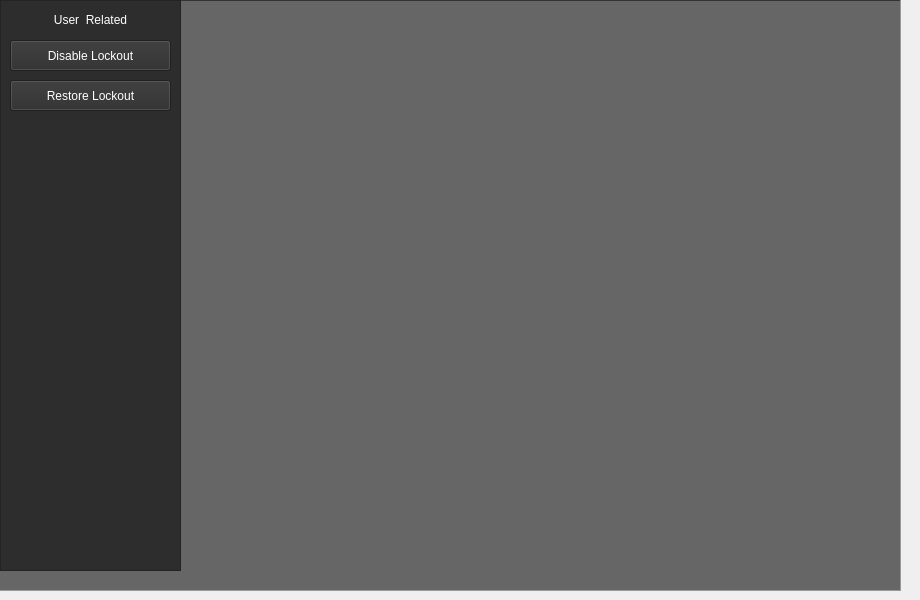
    <widget class="QWidget" name="tab_2">
     <attribute name="title">
      <string>Tweaks</string>
     </attribute>
     <widget class="QFrame" name="frame_6">
      <property name="enabled">
       <bool>true</bool>
      </property>
      <property name="geometry">
       <rect>
        <x>-10</x>
        <y>0</y>
        <width>911</width>
        <height>591</height>
       </rect>
      </property>
      <property name="palette">
       <palette>
        <active>
         <colorrole role="WindowText">
          <brush brushstyle="SolidPattern">
           <color alpha="255">
            <red>255</red>
            <green>255</green>
            <blue>255</blue>
           </color>
          </brush>
         </colorrole>
         <colorrole role="Button">
          <brush brushstyle="SolidPattern">
           <color alpha="255">
            <red>102</red>
            <green>102</green>
            <blue>102</blue>
           </color>
          </brush>
         </colorrole>
         <colorrole role="Light">
          <brush brushstyle="SolidPattern">
           <color alpha="255">
            <red>153</red>
            <green>153</green>
            <blue>153</blue>
           </color>
          </brush>
         </colorrole>
         <colorrole role="Midlight">
          <brush brushstyle="SolidPattern">
           <color alpha="255">
            <red>127</red>
            <green>127</green>
            <blue>127</blue>
           </color>
          </brush>
         </colorrole>
         <colorrole role="Dark">
          <brush brushstyle="SolidPattern">
           <color alpha="255">
            <red>51</red>
            <green>51</green>
            <blue>51</blue>
           </color>
          </brush>
         </colorrole>
         <colorrole role="Mid">
          <brush brushstyle="SolidPattern">
           <color alpha="255">
            <red>68</red>
            <green>68</green>
            <blue>68</blue>
           </color>
          </brush>
         </colorrole>
         <colorrole role="Text">
          <brush brushstyle="SolidPattern">
           <color alpha="255">
            <red>255</red>
            <green>255</green>
            <blue>255</blue>
           </color>
          </brush>
         </colorrole>
         <colorrole role="BrightText">
          <brush brushstyle="SolidPattern">
           <color alpha="255">
            <red>255</red>
            <green>255</green>
            <blue>255</blue>
           </color>
          </brush>
         </colorrole>
         <colorrole role="ButtonText">
          <brush brushstyle="SolidPattern">
           <color alpha="255">
            <red>255</red>
            <green>255</green>
            <blue>255</blue>
           </color>
          </brush>
         </colorrole>
         <colorrole role="Base">
          <brush brushstyle="SolidPattern">
           <color alpha="255">
            <red>0</red>
            <green>0</green>
            <blue>0</blue>
           </color>
          </brush>
         </colorrole>
         <colorrole role="Window">
          <brush brushstyle="SolidPattern">
           <color alpha="255">
            <red>102</red>
            <green>102</green>
            <blue>102</blue>
           </color>
          </brush>
         </colorrole>
         <colorrole role="Shadow">
          <brush brushstyle="SolidPattern">
           <color alpha="255">
            <red>0</red>
            <green>0</green>
            <blue>0</blue>
           </color>
          </brush>
         </colorrole>
         <colorrole role="AlternateBase">
          <brush brushstyle="SolidPattern">
           <color alpha="255">
            <red>51</red>
            <green>51</green>
            <blue>51</blue>
           </color>
          </brush>
         </colorrole>
         <colorrole role="ToolTipBase">
          <brush brushstyle="SolidPattern">
           <color alpha="255">
            <red>255</red>
            <green>255</green>
            <blue>220</blue>
           </color>
          </brush>
         </colorrole>
         <colorrole role="ToolTipText">
          <brush brushstyle="SolidPattern">
           <color alpha="255">
            <red>0</red>
            <green>0</green>
            <blue>0</blue>
           </color>
          </brush>
         </colorrole>
         <colorrole role="PlaceholderText">
          <brush brushstyle="SolidPattern">
           <color alpha="127">
            <red>255</red>
            <green>255</green>
            <blue>255</blue>
           </color>
          </brush>
         </colorrole>
         <colorrole role="Accent">
          <brush brushstyle="SolidPattern">
           <color alpha="255">
            <red>0</red>
            <green>0</green>
            <blue>0</blue>
           </color>
          </brush>
         </colorrole>
        </active>
        <inactive>
         <colorrole role="WindowText">
          <brush brushstyle="SolidPattern">
           <color alpha="255">
            <red>255</red>
            <green>255</green>
            <blue>255</blue>
           </color>
          </brush>
         </colorrole>
         <colorrole role="Button">
          <brush brushstyle="SolidPattern">
           <color alpha="255">
            <red>102</red>
            <green>102</green>
            <blue>102</blue>
           </color>
          </brush>
         </colorrole>
         <colorrole role="Light">
          <brush brushstyle="SolidPattern">
           <color alpha="255">
            <red>153</red>
            <green>153</green>
            <blue>153</blue>
           </color>
          </brush>
         </colorrole>
         <colorrole role="Midlight">
          <brush brushstyle="SolidPattern">
           <color alpha="255">
            <red>127</red>
            <green>127</green>
            <blue>127</blue>
           </color>
          </brush>
         </colorrole>
         <colorrole role="Dark">
          <brush brushstyle="SolidPattern">
           <color alpha="255">
            <red>51</red>
            <green>51</green>
            <blue>51</blue>
           </color>
          </brush>
         </colorrole>
         <colorrole role="Mid">
          <brush brushstyle="SolidPattern">
           <color alpha="255">
            <red>68</red>
            <green>68</green>
            <blue>68</blue>
           </color>
          </brush>
         </colorrole>
         <colorrole role="Text">
          <brush brushstyle="SolidPattern">
           <color alpha="255">
            <red>255</red>
            <green>255</green>
            <blue>255</blue>
           </color>
          </brush>
         </colorrole>
         <colorrole role="BrightText">
          <brush brushstyle="SolidPattern">
           <color alpha="255">
            <red>255</red>
            <green>255</green>
            <blue>255</blue>
           </color>
          </brush>
         </colorrole>
         <colorrole role="ButtonText">
          <brush brushstyle="SolidPattern">
           <color alpha="255">
            <red>255</red>
            <green>255</green>
            <blue>255</blue>
           </color>
          </brush>
         </colorrole>
         <colorrole role="Base">
          <brush brushstyle="SolidPattern">
           <color alpha="255">
            <red>0</red>
            <green>0</green>
            <blue>0</blue>
           </color>
          </brush>
         </colorrole>
         <colorrole role="Window">
          <brush brushstyle="SolidPattern">
           <color alpha="255">
            <red>102</red>
            <green>102</green>
            <blue>102</blue>
           </color>
          </brush>
         </colorrole>
         <colorrole role="Shadow">
          <brush brushstyle="SolidPattern">
           <color alpha="255">
            <red>0</red>
            <green>0</green>
            <blue>0</blue>
           </color>
          </brush>
         </colorrole>
         <colorrole role="AlternateBase">
          <brush brushstyle="SolidPattern">
           <color alpha="255">
            <red>51</red>
            <green>51</green>
            <blue>51</blue>
           </color>
          </brush>
         </colorrole>
         <colorrole role="ToolTipBase">
          <brush brushstyle="SolidPattern">
           <color alpha="255">
            <red>255</red>
            <green>255</green>
            <blue>220</blue>
           </color>
          </brush>
         </colorrole>
         <colorrole role="ToolTipText">
          <brush brushstyle="SolidPattern">
           <color alpha="255">
            <red>0</red>
            <green>0</green>
            <blue>0</blue>
           </color>
          </brush>
         </colorrole>
         <colorrole role="PlaceholderText">
          <brush brushstyle="SolidPattern">
           <color alpha="127">
            <red>255</red>
            <green>255</green>
            <blue>255</blue>
           </color>
          </brush>
         </colorrole>
         <colorrole role="Accent">
          <brush brushstyle="SolidPattern">
           <color alpha="255">
            <red>0</red>
            <green>0</green>
            <blue>0</blue>
           </color>
          </brush>
         </colorrole>
        </inactive>
        <disabled>
         <colorrole role="WindowText">
          <brush brushstyle="SolidPattern">
           <color alpha="255">
            <red>51</red>
            <green>51</green>
            <blue>51</blue>
           </color>
          </brush>
         </colorrole>
         <colorrole role="Button">
          <brush brushstyle="SolidPattern">
           <color alpha="255">
            <red>102</red>
            <green>102</green>
            <blue>102</blue>
           </color>
          </brush>
         </colorrole>
         <colorrole role="Light">
          <brush brushstyle="SolidPattern">
           <color alpha="255">
            <red>153</red>
            <green>153</green>
            <blue>153</blue>
           </color>
          </brush>
         </colorrole>
         <colorrole role="Midlight">
          <brush brushstyle="SolidPattern">
           <color alpha="255">
            <red>127</red>
            <green>127</green>
            <blue>127</blue>
           </color>
          </brush>
         </colorrole>
         <colorrole role="Dark">
          <brush brushstyle="SolidPattern">
           <color alpha="255">
            <red>51</red>
            <green>51</green>
            <blue>51</blue>
           </color>
          </brush>
         </colorrole>
         <colorrole role="Mid">
          <brush brushstyle="SolidPattern">
           <color alpha="255">
            <red>68</red>
            <green>68</green>
            <blue>68</blue>
           </color>
          </brush>
         </colorrole>
         <colorrole role="Text">
          <brush brushstyle="SolidPattern">
           <color alpha="255">
            <red>51</red>
            <green>51</green>
            <blue>51</blue>
           </color>
          </brush>
         </colorrole>
         <colorrole role="BrightText">
          <brush brushstyle="SolidPattern">
           <color alpha="255">
            <red>255</red>
            <green>255</green>
            <blue>255</blue>
           </color>
          </brush>
         </colorrole>
         <colorrole role="ButtonText">
          <brush brushstyle="SolidPattern">
           <color alpha="255">
            <red>51</red>
            <green>51</green>
            <blue>51</blue>
           </color>
          </brush>
         </colorrole>
         <colorrole role="Base">
          <brush brushstyle="SolidPattern">
           <color alpha="255">
            <red>102</red>
            <green>102</green>
            <blue>102</blue>
           </color>
          </brush>
         </colorrole>
         <colorrole role="Window">
          <brush brushstyle="SolidPattern">
           <color alpha="255">
            <red>102</red>
            <green>102</green>
            <blue>102</blue>
           </color>
          </brush>
         </colorrole>
         <colorrole role="Shadow">
          <brush brushstyle="SolidPattern">
           <color alpha="255">
            <red>0</red>
            <green>0</green>
            <blue>0</blue>
           </color>
          </brush>
         </colorrole>
         <colorrole role="AlternateBase">
          <brush brushstyle="SolidPattern">
           <color alpha="255">
            <red>102</red>
            <green>102</green>
            <blue>102</blue>
           </color>
          </brush>
         </colorrole>
         <colorrole role="ToolTipBase">
          <brush brushstyle="SolidPattern">
           <color alpha="255">
            <red>255</red>
            <green>255</green>
            <blue>220</blue>
           </color>
          </brush>
         </colorrole>
         <colorrole role="ToolTipText">
          <brush brushstyle="SolidPattern">
           <color alpha="255">
            <red>0</red>
            <green>0</green>
            <blue>0</blue>
           </color>
          </brush>
         </colorrole>
         <colorrole role="PlaceholderText">
          <brush brushstyle="SolidPattern">
           <color alpha="127">
            <red>51</red>
            <green>51</green>
            <blue>51</blue>
           </color>
          </brush>
         </colorrole>
         <colorrole role="Accent">
          <brush brushstyle="SolidPattern">
           <color alpha="255">
            <red>72</red>
            <green>72</green>
            <blue>72</blue>
           </color>
          </brush>
         </colorrole>
        </disabled>
       </palette>
      </property>
      <property name="mouseTracking">
       <bool>false</bool>
      </property>
      <property name="acceptDrops">
       <bool>true</bool>
      </property>
      <property name="autoFillBackground">
       <bool>true</bool>
      </property>
      <property name="frameShape">
       <enum>QFrame::Shape::Panel</enum>
      </property>
      <property name="frameShadow">
       <enum>QFrame::Shadow::Sunken</enum>
      </property>
      <widget class="QFrame" name="frame">
       <property name="geometry">
        <rect>
         <x>10</x>
         <y>0</y>
         <width>181</width>
         <height>571</height>
        </rect>
       </property>
       <property name="palette">
        <palette>
         <active>
          <colorrole role="WindowText">
           <brush brushstyle="SolidPattern">
            <color alpha="255">
             <red>255</red>
             <green>255</green>
             <blue>255</blue>
            </color>
           </brush>
          </colorrole>
          <colorrole role="Button">
           <brush brushstyle="SolidPattern">
            <color alpha="255">
             <red>45</red>
             <green>45</green>
             <blue>45</blue>
            </color>
           </brush>
          </colorrole>
          <colorrole role="Light">
           <brush brushstyle="SolidPattern">
            <color alpha="255">
             <red>67</red>
             <green>67</green>
             <blue>67</blue>
            </color>
           </brush>
          </colorrole>
          <colorrole role="Midlight">
           <brush brushstyle="SolidPattern">
            <color alpha="255">
             <red>56</red>
             <green>56</green>
             <blue>56</blue>
            </color>
           </brush>
          </colorrole>
          <colorrole role="Dark">
           <brush brushstyle="SolidPattern">
            <color alpha="255">
             <red>22</red>
             <green>22</green>
             <blue>22</blue>
            </color>
           </brush>
          </colorrole>
          <colorrole role="Mid">
           <brush brushstyle="SolidPattern">
            <color alpha="255">
             <red>30</red>
             <green>30</green>
             <blue>30</blue>
            </color>
           </brush>
          </colorrole>
          <colorrole role="Text">
           <brush brushstyle="SolidPattern">
            <color alpha="255">
             <red>255</red>
             <green>255</green>
             <blue>255</blue>
            </color>
           </brush>
          </colorrole>
          <colorrole role="BrightText">
           <brush brushstyle="SolidPattern">
            <color alpha="255">
             <red>255</red>
             <green>255</green>
             <blue>255</blue>
            </color>
           </brush>
          </colorrole>
          <colorrole role="ButtonText">
           <brush brushstyle="SolidPattern">
            <color alpha="255">
             <red>255</red>
             <green>255</green>
             <blue>255</blue>
            </color>
           </brush>
          </colorrole>
          <colorrole role="Base">
           <brush brushstyle="SolidPattern">
            <color alpha="255">
             <red>0</red>
             <green>0</green>
             <blue>0</blue>
            </color>
           </brush>
          </colorrole>
          <colorrole role="Window">
           <brush brushstyle="SolidPattern">
            <color alpha="255">
             <red>45</red>
             <green>45</green>
             <blue>45</blue>
            </color>
           </brush>
          </colorrole>
          <colorrole role="Shadow">
           <brush brushstyle="SolidPattern">
            <color alpha="255">
             <red>0</red>
             <green>0</green>
             <blue>0</blue>
            </color>
           </brush>
          </colorrole>
          <colorrole role="AlternateBase">
           <brush brushstyle="SolidPattern">
            <color alpha="255">
             <red>22</red>
             <green>22</green>
             <blue>22</blue>
            </color>
           </brush>
          </colorrole>
          <colorrole role="ToolTipBase">
           <brush brushstyle="SolidPattern">
            <color alpha="255">
             <red>255</red>
             <green>255</green>
             <blue>220</blue>
            </color>
           </brush>
          </colorrole>
          <colorrole role="ToolTipText">
           <brush brushstyle="SolidPattern">
            <color alpha="255">
             <red>0</red>
             <green>0</green>
             <blue>0</blue>
            </color>
           </brush>
          </colorrole>
          <colorrole role="PlaceholderText">
           <brush brushstyle="SolidPattern">
            <color alpha="127">
             <red>255</red>
             <green>255</green>
             <blue>255</blue>
            </color>
           </brush>
          </colorrole>
          <colorrole role="Accent">
           <brush brushstyle="SolidPattern">
            <color alpha="255">
             <red>0</red>
             <green>0</green>
             <blue>0</blue>
            </color>
           </brush>
          </colorrole>
         </active>
         <inactive>
          <colorrole role="WindowText">
           <brush brushstyle="SolidPattern">
            <color alpha="255">
             <red>255</red>
             <green>255</green>
             <blue>255</blue>
            </color>
           </brush>
          </colorrole>
          <colorrole role="Button">
           <brush brushstyle="SolidPattern">
            <color alpha="255">
             <red>45</red>
             <green>45</green>
             <blue>45</blue>
            </color>
           </brush>
          </colorrole>
          <colorrole role="Light">
           <brush brushstyle="SolidPattern">
            <color alpha="255">
             <red>67</red>
             <green>67</green>
             <blue>67</blue>
            </color>
           </brush>
          </colorrole>
          <colorrole role="Midlight">
           <brush brushstyle="SolidPattern">
            <color alpha="255">
             <red>56</red>
             <green>56</green>
             <blue>56</blue>
            </color>
           </brush>
          </colorrole>
          <colorrole role="Dark">
           <brush brushstyle="SolidPattern">
            <color alpha="255">
             <red>22</red>
             <green>22</green>
             <blue>22</blue>
            </color>
           </brush>
          </colorrole>
          <colorrole role="Mid">
           <brush brushstyle="SolidPattern">
            <color alpha="255">
             <red>30</red>
             <green>30</green>
             <blue>30</blue>
            </color>
           </brush>
          </colorrole>
          <colorrole role="Text">
           <brush brushstyle="SolidPattern">
            <color alpha="255">
             <red>255</red>
             <green>255</green>
             <blue>255</blue>
            </color>
           </brush>
          </colorrole>
          <colorrole role="BrightText">
           <brush brushstyle="SolidPattern">
            <color alpha="255">
             <red>255</red>
             <green>255</green>
             <blue>255</blue>
            </color>
           </brush>
          </colorrole>
          <colorrole role="ButtonText">
           <brush brushstyle="SolidPattern">
            <color alpha="255">
             <red>255</red>
             <green>255</green>
             <blue>255</blue>
            </color>
           </brush>
          </colorrole>
          <colorrole role="Base">
           <brush brushstyle="SolidPattern">
            <color alpha="255">
             <red>0</red>
             <green>0</green>
             <blue>0</blue>
            </color>
           </brush>
          </colorrole>
          <colorrole role="Window">
           <brush brushstyle="SolidPattern">
            <color alpha="255">
             <red>45</red>
             <green>45</green>
             <blue>45</blue>
            </color>
           </brush>
          </colorrole>
          <colorrole role="Shadow">
           <brush brushstyle="SolidPattern">
            <color alpha="255">
             <red>0</red>
             <green>0</green>
             <blue>0</blue>
            </color>
           </brush>
          </colorrole>
          <colorrole role="AlternateBase">
           <brush brushstyle="SolidPattern">
            <color alpha="255">
             <red>22</red>
             <green>22</green>
             <blue>22</blue>
            </color>
           </brush>
          </colorrole>
          <colorrole role="ToolTipBase">
           <brush brushstyle="SolidPattern">
            <color alpha="255">
             <red>255</red>
             <green>255</green>
             <blue>220</blue>
            </color>
           </brush>
          </colorrole>
          <colorrole role="ToolTipText">
           <brush brushstyle="SolidPattern">
            <color alpha="255">
             <red>0</red>
             <green>0</green>
             <blue>0</blue>
            </color>
           </brush>
          </colorrole>
          <colorrole role="PlaceholderText">
           <brush brushstyle="SolidPattern">
            <color alpha="127">
             <red>255</red>
             <green>255</green>
             <blue>255</blue>
            </color>
           </brush>
          </colorrole>
          <colorrole role="Accent">
           <brush brushstyle="SolidPattern">
            <color alpha="255">
             <red>0</red>
             <green>0</green>
             <blue>0</blue>
            </color>
           </brush>
          </colorrole>
         </inactive>
         <disabled>
          <colorrole role="WindowText">
           <brush brushstyle="SolidPattern">
            <color alpha="255">
             <red>22</red>
             <green>22</green>
             <blue>22</blue>
            </color>
           </brush>
          </colorrole>
          <colorrole role="Button">
           <brush brushstyle="SolidPattern">
            <color alpha="255">
             <red>45</red>
             <green>45</green>
             <blue>45</blue>
            </color>
           </brush>
          </colorrole>
          <colorrole role="Light">
           <brush brushstyle="SolidPattern">
            <color alpha="255">
             <red>67</red>
             <green>67</green>
             <blue>67</blue>
            </color>
           </brush>
          </colorrole>
          <colorrole role="Midlight">
           <brush brushstyle="SolidPattern">
            <color alpha="255">
             <red>56</red>
             <green>56</green>
             <blue>56</blue>
            </color>
           </brush>
          </colorrole>
          <colorrole role="Dark">
           <brush brushstyle="SolidPattern">
            <color alpha="255">
             <red>22</red>
             <green>22</green>
             <blue>22</blue>
            </color>
           </brush>
          </colorrole>
          <colorrole role="Mid">
           <brush brushstyle="SolidPattern">
            <color alpha="255">
             <red>30</red>
             <green>30</green>
             <blue>30</blue>
            </color>
           </brush>
          </colorrole>
          <colorrole role="Text">
           <brush brushstyle="SolidPattern">
            <color alpha="255">
             <red>22</red>
             <green>22</green>
             <blue>22</blue>
            </color>
           </brush>
          </colorrole>
          <colorrole role="BrightText">
           <brush brushstyle="SolidPattern">
            <color alpha="255">
             <red>255</red>
             <green>255</green>
             <blue>255</blue>
            </color>
           </brush>
          </colorrole>
          <colorrole role="ButtonText">
           <brush brushstyle="SolidPattern">
            <color alpha="255">
             <red>22</red>
             <green>22</green>
             <blue>22</blue>
            </color>
           </brush>
          </colorrole>
          <colorrole role="Base">
           <brush brushstyle="SolidPattern">
            <color alpha="255">
             <red>45</red>
             <green>45</green>
             <blue>45</blue>
            </color>
           </brush>
          </colorrole>
          <colorrole role="Window">
           <brush brushstyle="SolidPattern">
            <color alpha="255">
             <red>45</red>
             <green>45</green>
             <blue>45</blue>
            </color>
           </brush>
          </colorrole>
          <colorrole role="Shadow">
           <brush brushstyle="SolidPattern">
            <color alpha="255">
             <red>0</red>
             <green>0</green>
             <blue>0</blue>
            </color>
           </brush>
          </colorrole>
          <colorrole role="AlternateBase">
           <brush brushstyle="SolidPattern">
            <color alpha="255">
             <red>45</red>
             <green>45</green>
             <blue>45</blue>
            </color>
           </brush>
          </colorrole>
          <colorrole role="ToolTipBase">
           <brush brushstyle="SolidPattern">
            <color alpha="255">
             <red>255</red>
             <green>255</green>
             <blue>220</blue>
            </color>
           </brush>
          </colorrole>
          <colorrole role="ToolTipText">
           <brush brushstyle="SolidPattern">
            <color alpha="255">
             <red>0</red>
             <green>0</green>
             <blue>0</blue>
            </color>
           </brush>
          </colorrole>
          <colorrole role="PlaceholderText">
           <brush brushstyle="SolidPattern">
            <color alpha="127">
             <red>22</red>
             <green>22</green>
             <blue>22</blue>
            </color>
           </brush>
          </colorrole>
          <colorrole role="Accent">
           <brush brushstyle="SolidPattern">
            <color alpha="255">
             <red>32</red>
             <green>32</green>
             <blue>32</blue>
            </color>
           </brush>
          </colorrole>
         </disabled>
        </palette>
       </property>
       <property name="autoFillBackground">
        <bool>true</bool>
       </property>
       <property name="frameShape">
        <enum>QFrame::Shape::StyledPanel</enum>
       </property>
       <property name="frameShadow">
        <enum>QFrame::Shadow::Raised</enum>
       </property>
       <widget class="QPushButton" name="btnDisablePAM">
        <property name="geometry">
         <rect>
          <x>10</x>
          <y>40</y>
          <width>161</width>
          <height>31</height>
         </rect>
        </property>
        <property name="text">
         <string>Disable Lockout</string>
        </property>
       </widget>
       <widget class="QLabel" name="label">
        <property name="geometry">
         <rect>
          <x>10</x>
          <y>10</y>
          <width>161</width>
          <height>20</height>
         </rect>
        </property>
        <property name="text">
         <string>User  Related</string>
        </property>
        <property name="alignment">
         <set>Qt::AlignmentFlag::AlignCenter</set>
        </property>
       </widget>
       <widget class="QPushButton" name="btnRestorePAM">
        <property name="geometry">
         <rect>
          <x>10</x>
          <y>80</y>
          <width>161</width>
          <height>31</height>
         </rect>
        </property>
        <property name="text">
         <string>Restore Lockout</string>
        </property>
       </widget>
      </widget>
     </widget>
    </widget>
